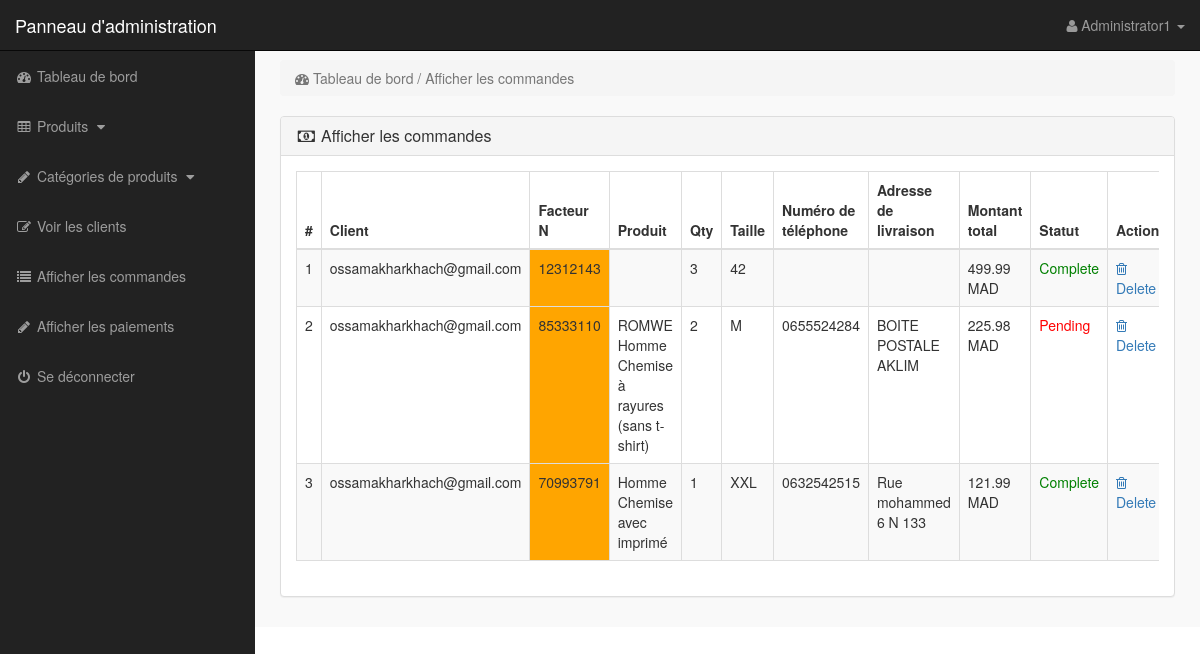
/admin/index.php?view_orders (signed in), run on the app's committed database.
### tables this page shows
CREATE TABLE IF NOT EXISTS `commande` (
  `id_commande` int(11) NOT NULL AUTO_INCREMENT,
  `facteur_no` varchar(30) DEFAULT NULL,
  `qty` int(11) NOT NULL,
  `prix_total` float NOT NULL,
  `size` varchar(20) NOT NULL,
  `com_status` varchar(20) NOT NULL DEFAULT 'pending',
  `com_date` timestamp NOT NULL DEFAULT CURRENT_TIMESTAMP,
  `id_produit` int(11) NOT NULL,
  `id_paiment` int(11) NOT NULL,
  `user_id` int(11) NOT NULL,
  `id_client` int(11) NOT NULL,
  PRIMARY KEY (`id_commande`),
  KEY `foreign3` (`id_paiment`),
  KEY `user_id` (`user_id`),
  KEY `id_produit` (`id_produit`)
);

CREATE TABLE IF NOT EXISTS `utilisateur` (
  `id_user` int(11) NOT NULL AUTO_INCREMENT,
  `user_email` varchar(30) NOT NULL,
  `user_password` varchar(120) NOT NULL,
  `user_nom` varchar(20) NOT NULL,
  `user_prenom` varchar(20) NOT NULL,
  PRIMARY KEY (`id_user`)
);

CREATE TABLE IF NOT EXISTS `produit` (
  `id_produit` int(11) NOT NULL AUTO_INCREMENT,
  `prod_nom` text NOT NULL,
  `prod_description` text NOT NULL,
  `prod_prix` float NOT NULL,
  `prod_img` varchar(300) NOT NULL,
  `date_Ajoute` timestamp NOT NULL DEFAULT CURRENT_TIMESTAMP ON UPDATE CURRENT_TIMESTAMP,
  `nb_ventes` int(20) NOT NULL DEFAULT '0',
  `id_cat` int(11) NOT NULL,
  `prod_img1` varchar(300) DEFAULT NULL,
  `prod_img2` varchar(300) DEFAULT NULL,
  `prod_img3` varchar(300) DEFAULT NULL,
  `prod_img4` varchar(300) DEFAULT NULL,
  PRIMARY KEY (`id_produit`),
  KEY `etrangeree` (`id_cat`)
);

CREATE TABLE IF NOT EXISTS `client` (
  `id_client` int(11) NOT NULL AUTO_INCREMENT,
  `cli_nom` varchar(20) NOT NULL,
  `cli_prenom` varchar(20) NOT NULL,
  `cli_adresse` varchar(50) NOT NULL,
  `cli_tel` varchar(12) NOT NULL,
  `id_ville` int(10) NOT NULL,
  `id_user` int(10) NOT NULL,
  PRIMARY KEY (`id_client`),
  KEY `foreign5` (`id_user`),
  KEY `foreign6` (`id_ville`)
);

### admin/view_orders.php (the view, shortened to what this page needs)
<?php
if(!isset($_SESSION['admin_email'])){
echo "<script>window.open('login.php','_self')</script>";
}
else {
?>
<div class="row">
<div class="col-lg-12">
<ol class="breadcrumb">
<li class="active">
<i class="fa fa-dashboard"></i> Tableau de bord / Afficher les commandes
</li>
</ol>
</div>
</div>
<div class="row">
<div class="col-lg-12">
<div class="panel panel-default">
<div class="panel-heading">
<h3 class="panel-title">
<i class="fa fa-money fa-fw"></i> Afficher les commandes
</h3>
</div>
<div class="panel-body">
<div class="table-responsive">
<table class="table table-bordered table-hover table-striped">
<thead>
<tr>
<th>#</th>
<th>Client</th>
<th>Facteur N</th>
<th>Produit</th>
<th>Qty</th>
<th>Taille</th>
<th>Numéro de téléphone</th>
<th>Adresse de livraison</th>
<th>Montant total</th>
<th>Statut</th>
<th>Action</th>
</tr>
</thead>
<tbody>
<?php
$i = 0;
$get_orders = "select * from commande";
$run_orders = mysqli_query($con,$get_orders);
while ($row_orders = mysqli_fetch_array($run_orders)) {
$order_id = $row_orders['id_commande'];
$c_id = $row_orders['user_id'];
$invoice_no = $row_orders['facteur_no'];
$product_id = $row_orders['id_produit'];
$qty = $row_orders['qty'];
$size = $row_orders['size'];
$order_status = $row_orders['com_status'];
$due_amount = $row_orders['prix_total'];
$get_products = "select * from produit where id_produit='$product_id'";
$run_products = mysqli_query($con,$get_products);
$row_products = mysqli_fetch_array($run_products);
$product_title = $row_products['prod_nom'];
$AdresseId=$row_orders['id_client'];
$get_adresse= "SELECT * FROM client WHERE id_client='$AdresseId'";
$run_adresse = mysqli_query($con,$get_adresse);
$row_adresse=mysqli_fetch_array($run_adresse);
$adresse=$row_adresse['cli_adresse'];
$phone=$row_adresse['cli_tel'];
$i++;
?>
<tr>
<td><?php echo $i; ?></td>
<td>
<?php
$get_customer = "select * from utilisateur where id_user='$c_id'";
$run_customer = mysqli_query($con,$get_customer);
$row_customer = mysqli_fetch_array($run_customer);
$customer_email = $row_customer['user_email'];
echo $customer_email;
 ?>
 </td>
<td bgcolor="orange" ><?php echo $invoice_no; ?></td>
<td><?php echo $product_title; ?></td>
<td><?php echo $qty; ?></td>
<td><?php echo $size; ?></td>
<td>
<?php
echo $phone;
?>
</td>
<td>
    <?php
    echo $adresse;
    ?>
</td>
<td><?php echo $due_amount; ?> MAD</td>
<td>
<?php
if($order_status=='pending'){
echo $order_status='<div style="color:red;">Pending</div>';
}
else{
echo $order_status='<div style="color:green;">Complete</div>';
}
?>
</td>
<td>
<a href="index.php?order_delete=<?php echo $order_id; ?>" >
<i class="fa fa-trash-o" ></i> Delete
</a>
</td>
</tr>
<?php } ?>
</tbody>
</table>
</div>
</div>
</div>
</div>
</div>
<?php } ?>

### admin/includes/sidebar.php (shortened to what this page needs)
<?php
if(!isset($_SESSION['admin_email'])){
echo "<script>window.open('login.php','_self')</script>";
}
else {
?>
<nav class="navbar navbar-inverse navbar-fixed-top" >
<div class="navbar-header" >
<a class="navbar-brand" href="index.php?dashboard" >Panneau d'administration</a>
</div>
<ul class="nav navbar-right top-nav" >
<li class="dropdown" >
<a href="#" class="dropdown-toggle" data-toggle="dropdown" >
<i class="fa fa-user" ></i>
<?php echo $admin_name; ?> <b class="caret" ></b>
</a>
</li>
</ul>
<div class="collapse navbar-collapse navbar-ex1-collapse">
<ul class="nav navbar-nav side-nav">
<li>
<a href="index.php?dashboard">
<i class="fa fa-fw fa-dashboard"></i> Tableau de bord
</a>
</li>
<li>
<a href="#" data-toggle="collapse" data-target="#products">
<i class="fa fa-fw fa-table"></i> Produits
<i class="fa fa-fw fa-caret-down"></i>
</a>
</li>
<li>
<a href="#" data-toggle="collapse" data-target="#p_cat">
<i class="fa fa-fw fa-pencil"></i> Catégories de produits
<i class="fa fa-fw fa-caret-down"></i>
</a>
</li>
<li>
<a href="index.php?view_customers">
<i class="fa fa-fw fa-edit"></i> Voir les clients
</a>
</li>
<li>
<a href="index.php?view_orders">
<i class="fa fa-fw fa-list"></i> Afficher les commandes
</a>
</li>
<li>
<a href="index.php?view_payments">
<i class="fa fa-fw fa-pencil"></i> Afficher les paiements
</a>
</li>
<li>
<a href="logout.php">
<i class="fa fa-fw fa-power-off"></i> Se déconnecter
</a>
</li>
</ul>
</div>
</nav>
<?php } ?>

### admin/css/style.css (style rules this page uses)
body { margin-top:100px; }
@media (min-width: 768px) { body { margin-top:50px; } }
.top-nav { padding:0 15px; }
.top-nav>li { display:inline-block; float:left; }
.top-nav>li>a { padding-top:15px; padding-bottom:15px; line-height:20px; color:#999; }
@media (min-width: 768px) { .side-nav { position:fixed; top:51px; width:255px; border-radius:0; overflow-y:auto; background-color: #222; bottom:0; overflow-x:hidden; padding-bottom:40px; } }
@media (min-width: 768px) { .side-nav>li>a { width:255px; } }
.panel-body { border-radius:5px; }

### data on the page
commande: user.user_email "ossamakharkhach@gmail.com", facteur_no "12312143", qty "3", size "42", prix_total "499.99", com_status "Complete"
commande: user.user_email "ossamakharkhach@gmail.com", facteur_no "85333110", id_produit.prod_nom "ROMWE Homme Chemise à rayures (sans t-shirt)", qty "2", size "M", id_client.cli_tel "0655524284", id_client.cli_adresse "BOITE POSTALE AKLIM", prix_total "225.98", com_status "Pending"
commande: user.user_email "ossamakharkhach@gmail.com", facteur_no "70993791", id_produit.prod_nom "Homme Chemise avec imprimé", qty "1", size "XXL", id_client.cli_tel "0632542515", id_client.cli_adresse "Rue mohammed 6 N 133", prix_total "121.99", com_status "Complete"

### other printed values
$admin_name "Administrator1"
